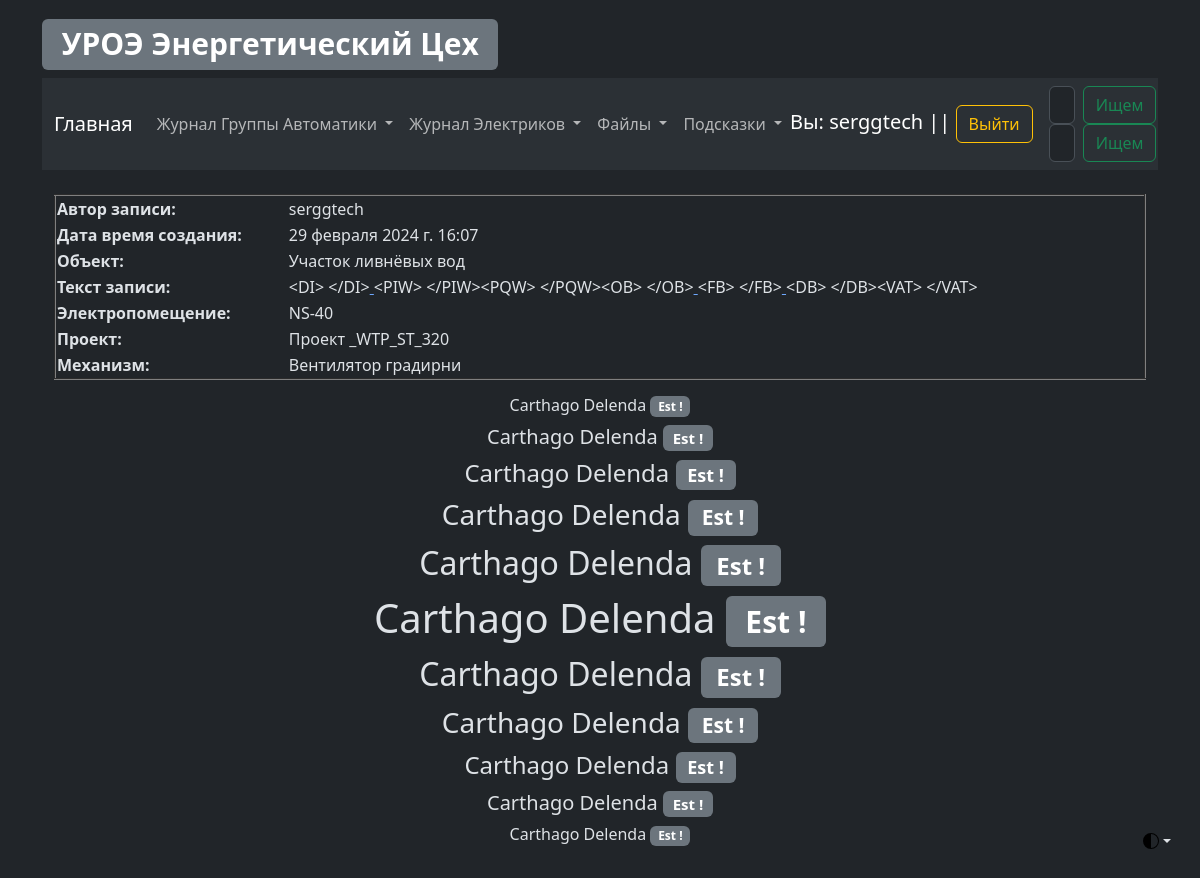
Page /as/as_log_view/details/log/5 (signed in) on the committed database.
### as/models.py (models this page shows, shortened)
class ASLog(models.Model):
    record_text_title = models.CharField(
        verbose_name="Заголовок записи", max_length=100
    )
    record_text_full = models.TextField(verbose_name="Текст записи", max_length=9999)
    record_author = models.CharField(verbose_name="Автор записи", max_length=100)
    record_change_location_plc = models.BooleanField(
        verbose_name="Изменение в PLC", default=False
    )
    record_change_location_hmi = models.BooleanField(
        verbose_name="Изменение в HMI", default=False
    )
    record_data_create = models.DateTimeField(
        verbose_name="Дата создания записи", auto_now_add=True, editable=False
    )
    record_data_update = models.DateTimeField(
        verbose_name="Дата редактирования записи", auto_now=True, editable=False
    )
    record_object = models.ForeignKey(
        EncObject,
        related_name="as_log_object",
        on_delete=models.CASCADE,
        blank=True,
        verbose_name="Объект",
    )
    record_electrical_room = models.ForeignKey(
        EncElectricalRoom,
        related_name="as_log_electrical_room",
        on_delete=models.CASCADE,
        blank=True,
        verbose_name="Электропомещение",
    )
    record_project = models.ForeignKey(
        EncProject,
        related_name="as_log_project",
        on_delete=models.CASCADE,
        blank=True,
        verbose_name="Проект",
    )
    record_mechanism = models.ForeignKey(
        EncMechanism,
        related_name="as_log_mechanism",
        on_delete=models.CASCADE,
        blank=True,
        verbose_name="Механизм",
    )
    class Meta:
        verbose_name = "Запись Simatic"
        verbose_name_plural = "Записи Simatic"

### Enc_object/models.py (models this page shows, shortened)
class EncObject(models.Model):
    title = models.CharField(verbose_name="Объект", max_length=100)
    title_description = models.CharField(
        verbose_name="Описание объекта", max_length=100
    )
    slug = models.SlugField(max_length=50, unique=True)
    def __str__(self):
        return f"{self.title}"
    class Meta:
        verbose_name = "Объект"
        verbose_name_plural = "Объекты"

class EncElectricalRoom(models.Model):
    title = models.CharField(verbose_name="Электропомещение", max_length=100)
    title_description = models.CharField(
        verbose_name="Описание Электропомещения", max_length=100
    )
    slug = models.SlugField(max_length=50, unique=True)
    def __str__(self):
        return f"{self.title}"
    class Meta:
        verbose_name = "Электропомещение"
        verbose_name_plural = "Электропомещения"

class EncProject(models.Model):
    title = models.CharField(verbose_name="Проект", max_length=100)
    title_description = models.CharField(
        verbose_name="Описание проекта", max_length=100
    )
    slug = models.SlugField(max_length=50, unique=True)
    def __str__(self):
        return f"{self.title}"
    class Meta:
        verbose_name = "Проект"
        verbose_name_plural = "Проекты"

class EncMechanism(models.Model):
    title = models.CharField(verbose_name="Механизм", max_length=100)
    title_description = models.CharField(
        verbose_name="Описание механизма", max_length=100
    )
    slug = models.SlugField(max_length=50, unique=True)
    def __str__(self):
        return f"{self.title}"
    class Meta:
        verbose_name = "Механизм"
        verbose_name_plural = "Механизмы"

### as/views.py (the view)
class ASLogViewDetails(DetailView):
    model = ASLog
    context_object_name = "log_view_details"

### as/templates/as/aslog_detail.html (shortened to what this page needs)
{% extends 'template_0.html' %}
{% block ASLogViewDetails %}
<table align="center" border="2px" width="100%">
    <tr>
        <th>Автор записи:</th>
        <td>{{ log_view_details.record_author }}</td>
    </tr>
    <tr>
        <th>Дата время создания:</th>
        <td>{{ log_view_details.record_data_create }}</td>
    </tr>
    <tr>
        <th>Объект:</th>
        <td>{{ log_view_details.record_object }}</td>
    </tr>
    <tr>
        <th>Текст записи:</th>
        <td>
            <div id="record_text_full">{{ log_view_details.record_text_full }}
            </div>
        </td>
    </tr>
    <tr>
        <th>Электропомещение:</th>
        <td>{{ log_view_details.record_electrical_room }}</td>
    </tr>
    <tr>
        <th>Проект:</th>
        <td>{{ log_view_details.record_project }}</td>
    </tr>
    <tr>
        <th>Механизм:</th>
        <td>{{ log_view_details.record_mechanism }}</td>
    </tr>
</table>
{% endblock %}

### templates/template_0.html (shortened to what this page needs)
{% load static %}
<!DOCTYPE html>
<html data-bs-theme="dark" lang="en">
<head>
    <link href="{% static 'css/bootstrap.min.css' %}" rel="stylesheet">
</head>
<body class="p-3 m-0 border-0 bd-example m-0 border-0">
<div class="dropdown position-fixed bottom-0 end-0 mb-3 me-3 bd-mode-toggle">
    <button aria-expanded="false"
            aria-label="Toggle theme (auto)"
            class="btn btn-bd-primary py-2 dropdown-toggle d-flex align-items-center"
            data-bs-toggle="dropdown"
            id="bd-theme"
            type="button">
        <svg class="bi my-1 theme-icon-active" height="1em" width="1em">
            <use href="#circle-half"></use>
        </svg>
    </button>
</div>
<main class="container">
    <a href="{% url 'main_page' %}"><h1><span class="badge bg-secondary">УРОЭ Энергетический Цех</span></h1></a>
    <nav class="navbar navbar-expand-lg bg-body-tertiary">
        <div class="container-fluid">
            <a class="navbar-brand" href="{% url 'main_page' %}">Главная</a>
            <div class="collapse navbar-collapse" id="navbarSupportedContent">
                <ul class="navbar-nav me-auto mb-2 mb-lg-0">
                    <li class="nav-item dropdown">
                        <a aria-expanded="false" class="nav-link dropdown-toggle" data-bs-toggle="dropdown" href="#"
                           role="button">
                            Журнал Группы Автоматики
                        </a>
                    </li>
                    <li class="nav-item dropdown">
                        <a aria-expanded="false" class="nav-link dropdown-toggle" data-bs-toggle="dropdown" href="#"
                           role="button">
                            Журнал Электриков
                        </a>
                    </li>
                    <li class="nav-item dropdown">
                        <a aria-expanded="false" class="nav-link dropdown-toggle" data-bs-toggle="dropdown" href="#"
                           role="button">
                            Файлы
                        </a>
                    </li>
                    <li class="nav-item dropdown">
                        <a aria-expanded="false" class="nav-link dropdown-toggle" data-bs-toggle="dropdown" href="#"
                           role="button">
                            Подсказки
                        </a>
                    </li>
                </ul>
                <div>
                    {% if request.user.is_authenticated %}
                    <div class="navbar-brand">
                        Вы: {{ request.user }} || <a class="btn btn-outline-warning"
                                                     href="{% url 'logout' %}">Выйти</a>
                    </div>
                    {% else %}
                    <div class="navbar-brand">
                        Вы: Гость || <a class="btn btn-outline-danger"
                                        href="{% url 'login' %}">Войти</a>
                    </div>
                    {% endif %}
                </div>
                <div>
                    <form action="{% url 'as_search_results' %}" class="d-flex" method="get" role="search">
                        <input aria-label="Search" class="form-control me-2" name="search" placeholder="Автоматчики"
                               type="search">
                        <button class="btn btn-outline-success" type="submit">Ищем</button>
                    </form>
                    <form action="{% url 'elc_search_results' %}" class="d-flex" method="get" role="search">
                        <input aria-label="Search" class="form-control me-2" name="search" placeholder="Электрики"
                               type="search">
                        <button class="btn btn-outline-success" type="submit">Ищем</button>
                    </form>
                </div>
            </div>
        </div>
    </nav>
    <div class="container">
        <br>
        {% if request.user.is_authenticated %}
        {% block ASLogViewDetails %} {% endblock %}
        {% else %}
        {% block user_login %} {% endblock %}
        {% endif %}
        <div align="center" data-width="100%">
            <p>
            <h6>Carthago Delenda <span class="badge bg-secondary">Est !</span></h6>
            <h5>Carthago Delenda <span class="badge bg-secondary">Est !</span></h5>
            <h4>Carthago Delenda <span class="badge bg-secondary">Est !</span></h4>
            <h3>Carthago Delenda <span class="badge bg-secondary">Est !</span></h3>
            <h2>Carthago Delenda <span class="badge bg-secondary">Est !</span></h2>
            <h1>Carthago Delenda <span class="badge bg-secondary">Est !</span></h1>
            <h2>Carthago Delenda <span class="badge bg-secondary">Est !</span></h2>
            <h3>Carthago Delenda <span class="badge bg-secondary">Est !</span></h3>
            <h4>Carthago Delenda <span class="badge bg-secondary">Est !</span></h4>
            <h5>Carthago Delenda <span class="badge bg-secondary">Est !</span></h5>
            <h6>Carthago Delenda <span class="badge bg-secondary">Est !</span></h6>
            </p>
        </div>
    </div>
</main>
</body>
</html>

### rows in the picture
ASLog: record_author "serggtech", record_data_create "29 февраля 2024 г. 16:07", record_object "Участок ливнёвых вод", record_text_full "<DI> </DI>", record_electrical_room "NS-40", record_project "Проект _WTP_ST_320", record_mechanism "Вентилятор градирни"

### other values in the picture
{{ request.user }} "serggtech"
